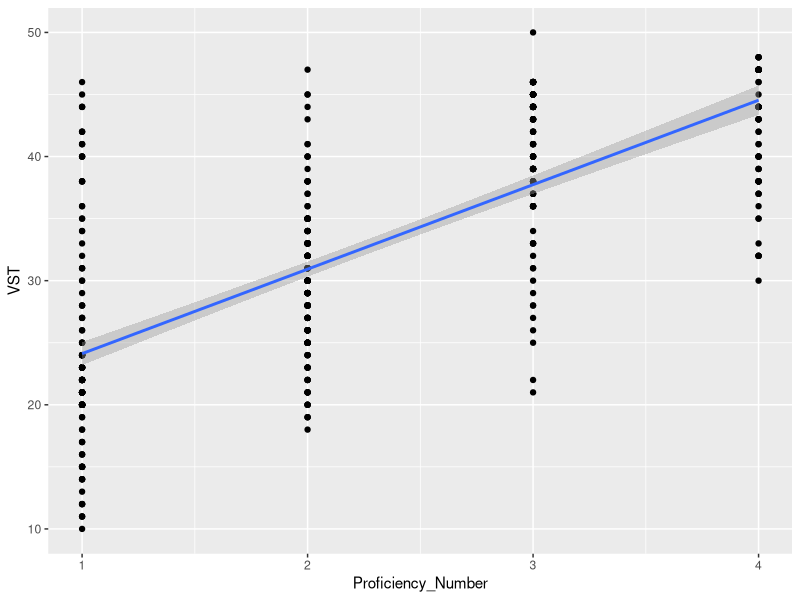
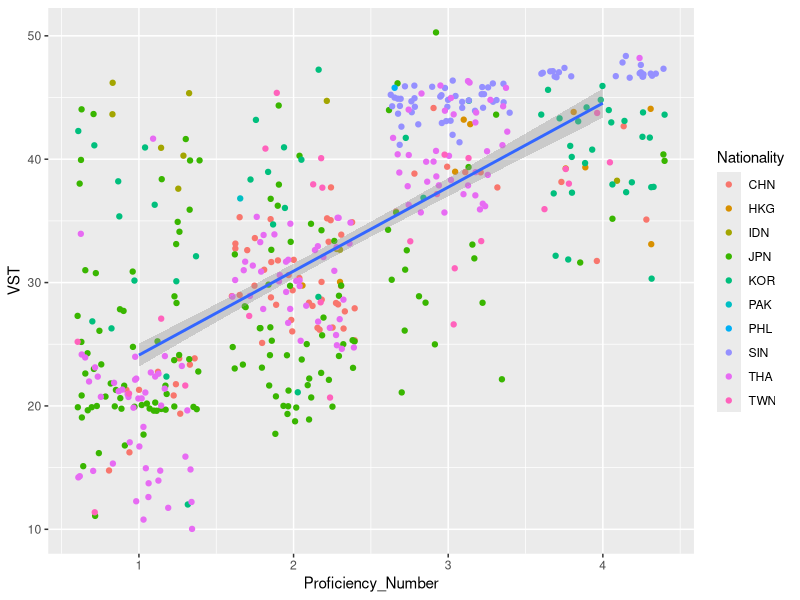
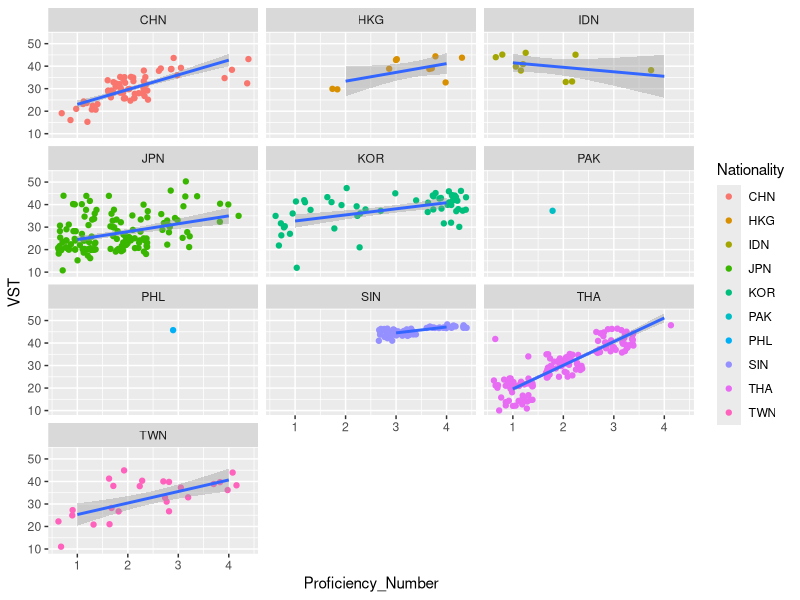
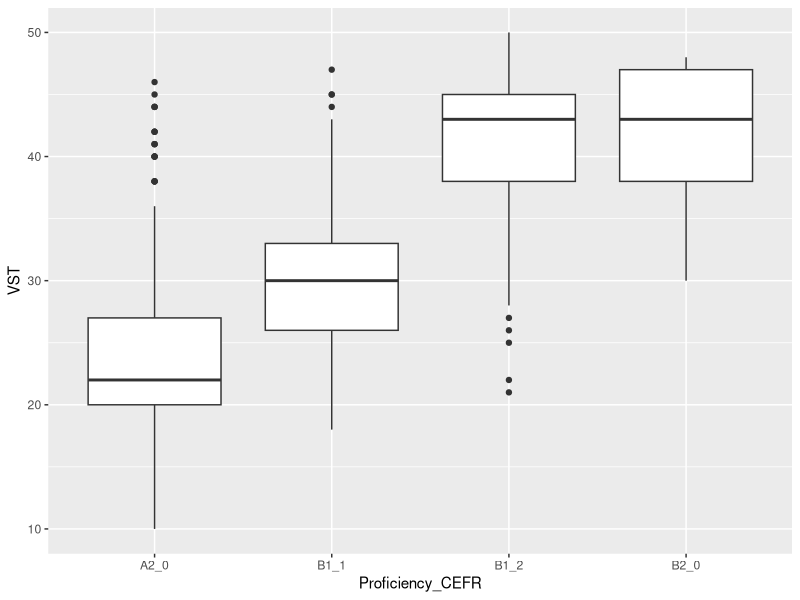
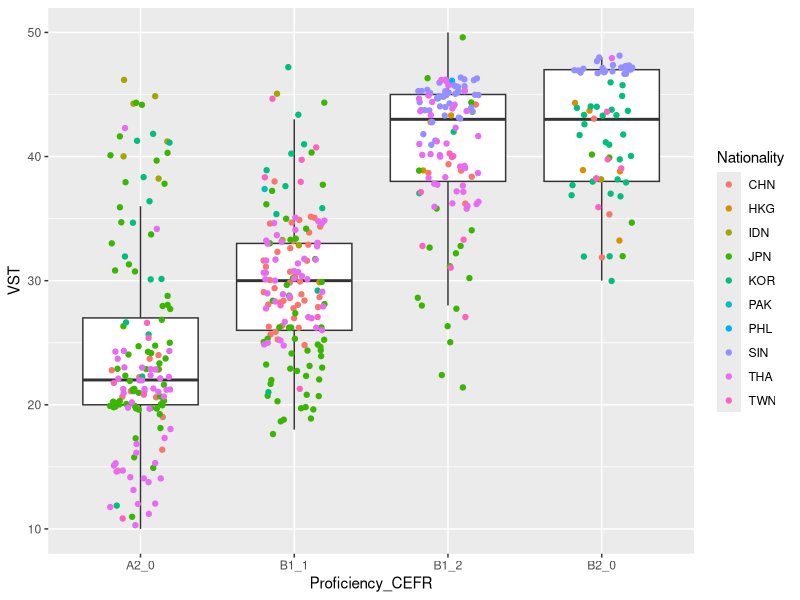
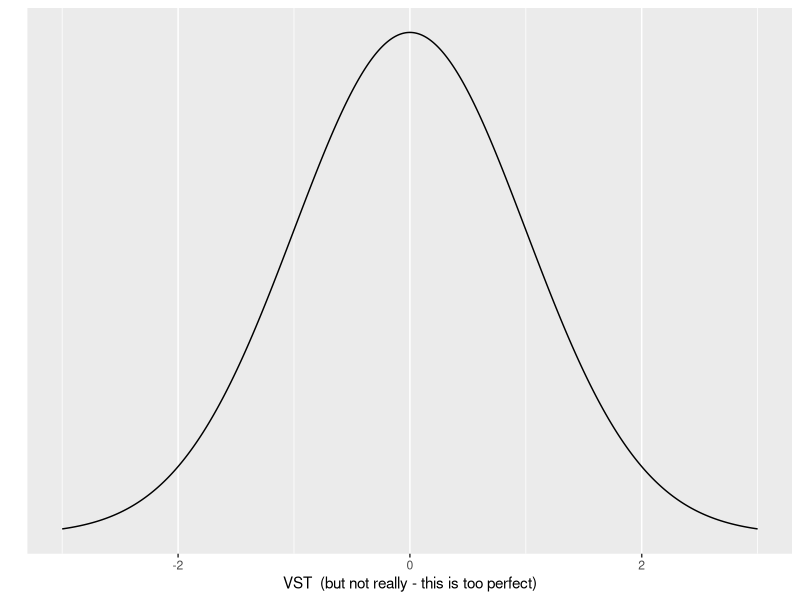
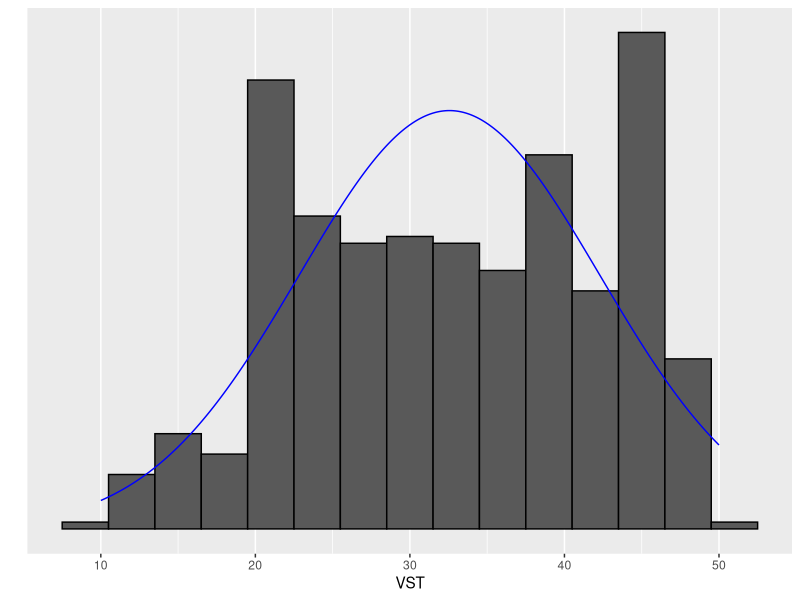
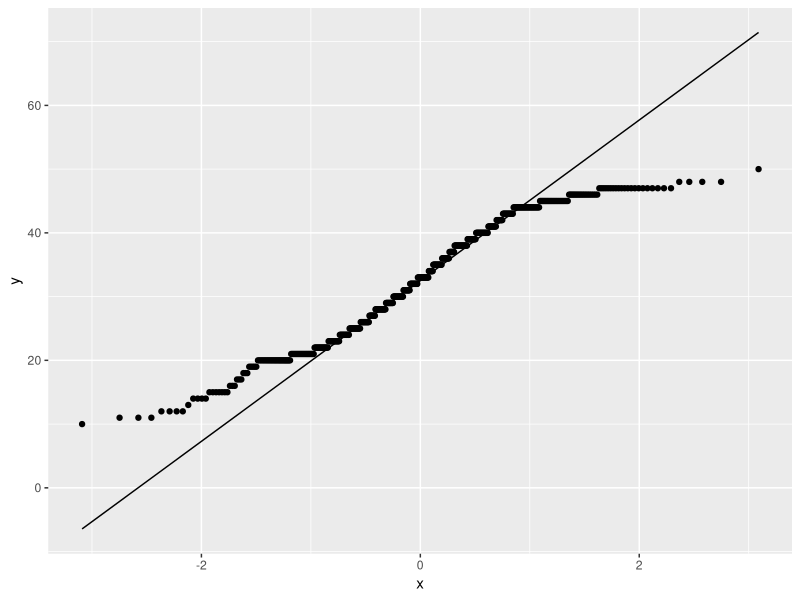

Recreate these plots in R, in order.
## ---- chunk 1
knitr::opts_chunk$set(echo = TRUE)
## ---- chunk 2
fundata <- read.csv("data/ICNALE_500_simple.csv", header = TRUE) #this presumes that the .csv file is in a subfolder entitled "data"
summary(fundata)
## ---- chunk 3
library(ggplot2)
## ---- chunk 4
ggplot(data = fundata) + #this line indicates my dataset
  geom_point(mapping = aes(x = Proficiency_Number, y = VST)) + #this line sets the x and y axis
  geom_smooth(mapping = aes(x = Proficiency_Number, y = VST), method = lm)
## ---- chunk 5
ggplot(data = fundata) + #this line indicates my dataset
  geom_jitter(mapping = aes(x = Proficiency_Number, y = VST, color = Nationality)) + #this line sets the x and y axis
  geom_smooth(mapping = aes(x = Proficiency_Number, y = VST), method = lm)
## ---- chunk 6
ggplot(data = fundata) + #this line indicates my dataset
  geom_jitter(mapping = aes(x = Proficiency_Number, y = VST, color = Nationality)) + #this line sets the x and y axis
  geom_smooth(mapping = aes(x = Proficiency_Number, y = VST), method = lm) +
  facet_wrap(~ Nationality, ncol = 3)
## ---- chunk 7
ggplot(data = fundata) + 
  geom_boxplot(mapping = aes(x = Proficiency_CEFR, y = VST))
## ---- chunk 8
ggplot(data = fundata) + 
  geom_boxplot(mapping = aes(x = Proficiency_CEFR, y = VST), outlier.shape = NA) +
  geom_jitter(mapping = aes(x = Proficiency_CEFR, y = VST, color = Nationality), width = 0.2)
## ---- chunk 9
fundata <- read.csv("data/ICNALE_500_simple.csv", header = TRUE) #load data
mean(fundata$VST) #mean VST score
median(fundata$VST) #median VST score
mode(fundata$VST) #mode 
var(fundata$VST) #variance in VST scores - by default this is the sample variance
sd(fundata$VST) #standard deviation of VST scores - by default this is the sample standard deviation
## ---- chunk 10
library(ggplot2)
ggplot(data = data.frame(x = c(-3, 3)), aes(x)) +
  stat_function(fun = dnorm, n = 500, args = list(mean = 0, sd = 1)) + ylab("") + xlab("VST  (but not really - this is too perfect)") +
  scale_y_continuous(breaks = NULL)
## ---- chunk 11
ggplot(fundata, aes(x=VST)) + 
  geom_histogram(aes(y=..density..), color = "black", binwidth = 3) +
  stat_function(fun = dnorm, n = 500, args = list(mean = mean(fundata$VST), sd = sd(fundata$VST)), color = "blue") +
  ylab("") +
  xlab("VST") +
  scale_y_continuous(breaks = NULL)
## ---- chunk 12
ggplot(fundata, (aes(sample=VST))) + #note that the sample is the variable we are examinining
  stat_qq() + #this adds the points
  stat_qq_line() #this adds the theoretical line
## ---- chunk 13
shapiro.test(fundata$VST)
## ---- chunk 14
library(dplyr)
library(ggplot2)
distr <- data.frame(x=seq(30, 50, length=300)) %>%
  mutate( density = dnorm(x, mean=40, sd=3))

ggplot(distr, aes(x=x, y=density)) +
  geom_line() +
  geom_area() +
  theme_bw()
## ---- chunk 15
distr <- data.frame(x=seq(30, 50, length=300)) %>%
  mutate(density = dnorm(x, mean=40, sd=3),
          group = ifelse(x<=34, 'Worse score than student A','Better score than student A'))

ggplot(distr, aes(x=x, y=density, fill=group)) +
  geom_line() +
  geom_area() +
  theme_bw()
## ---- chunk 16
pnorm(34, mean = 40, sd = 3)
## ---- chunk 17
distr <- data.frame(x=seq(10, 65, length=10000)) %>%
  mutate( density = dnorm(x, mean=37.5, sd=3))

ggplot(distr, aes(x=x, y=density)) +
  geom_line() +
  geom_area() +
  theme_bw()
## ---- chunk 18
distr <- data.frame(x=seq(10, 65, length=10000)) %>%
  mutate(density = dnorm(x, mean=37.5, sd=3),
  group = ifelse(x<=40, 'Worse than our mean','Better score than our mean'))

ggplot(distr, aes(x=x, y=density, fill=group)) +
  geom_line() +
  geom_area() +
  theme_bw()
## ---- chunk 19
pnorm(40, mean = 37.5, sd = 3)
## ---- chunk 20
qnorm(.95, mean = 37.5, sd = 3)
## ---- chunk 21
distr <- data.frame(x=seq(30, 50, length=300)) %>%
  mutate( density = dnorm(x, mean=40, sd=3))

distr2 <- data.frame(x=seq(35, 55, length=300)) %>%
  mutate( density = dnorm(x, mean=45, sd=3))

ggplot(distr, aes(x=x, y=density)) +
  geom_line(color = "red") +
  #geom_area() +
  geom_line(distr2, mapping = aes(x=x, y=density), color = "blue") +

  theme_bw()
  
